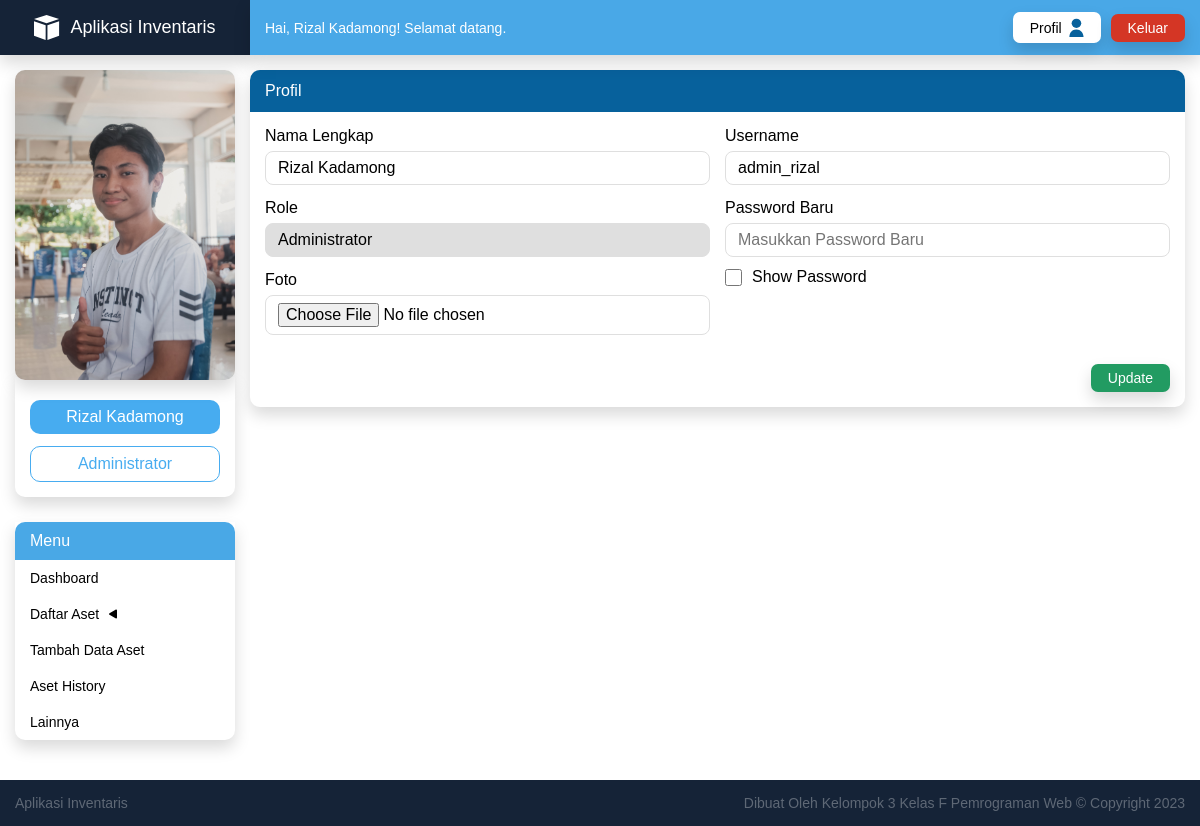
/profile/index.php (signed in), run on the app's committed database.
### tables this page shows
CREATE TABLE `user` (
  `id` int(11) NOT NULL,
  `nama` varchar(40) NOT NULL,
  `role` varchar(25) NOT NULL,
  `username` varchar(35) NOT NULL,
  `password` varchar(100) NOT NULL,
  `foto` varchar(200) DEFAULT NULL,
  `catatan` varchar(500) NOT NULL,
  `created_at` timestamp NULL DEFAULT NULL,
  `updated_at` timestamp NULL DEFAULT NULL
);

### profile/index.php (the view, shortened to what this page needs)
<?php include("../layout/head.php") ?>
<?php include("../layout/sidebar.php") ?>
<?php include("../layout/navbar.php") ?>
<div class="content">
  <div class="breadcrumb">Profil</div>
  <form action="update.php" method="post" enctype="multipart/form-data">
    <div class="content-inner">
      <div class="row">
        <div class="col">
          <div class="form-group">
            <label>Nama Lengkap</label>
            <input name="nama" placeholder="Masukkan Nama Lengkap User" type="text" value="<?= $user['nama'] ?>" required />
          </div>
          <div class="form-group">
            <label>Role</label>
            <input name="role" type="text" value="<?= $user['role'] ?>" readonly />
          </div>
          <div class="form-group">
            <label>Foto</label>
            <input name="foto" id="file" type="file" />
          </div>
        </div>
        <div class="col">
          <div class="form-group">
            <label>Username</label>
            <input name="username" placeholder="Masukkan Username" type="text" value="<?= $user['username'] ?>" required />
          </div>
          <div class="form-group">
            <label>Password Baru</label>
            <input id="password" name="password" placeholder="Masukkan Password Baru" type="password" />
            <div class="checkbox-group">
              <input type="checkbox" name="show-pw" id="show-pw">
              <label for="show-pw">Show Password</label>
            </div>
          </div>
        </div>
      </div>
    </div>
    <div class="btn-wrapper">
      <button name="update-profil" type="submit" class="btn btn-success">
        Update
      </button>
    </div>
  </form>
</div>
<?php include("../layout/footer.php") ?>

### layout/sidebar.php (shortened to what this page needs)
<section class="sidebar">
  <div class="logo">
    <img src="../assets/svg/logo.svg" alt="Logo" />
    <span class="title">Aplikasi Inventaris</span>
  </div>
  <div class="profile">
    <?php if ($user['foto']) { ?>
      <img class="foto-profil" src="../assets/foto-profile/<?= $user['foto'] ?>" alt="Foto Profil" />
    <?php } else { ?>
      <div class="foto-default">
        <img src="../assets/svg/foto-profil.svg" alt="Foto Profil" />
      </div>
    <?php } ?>
    <div class="detail">
      <div class="name"><?= $user['nama'] ?></div>
      <div class="role"><?= $user['role'] ?></div>
    </div>
  </div>
  <div class="menus">
    <div class="title">Menu</div>
    <ul>
      <a href="../dashboard/">
        <li>Dashboard</li>
      </a>
      <li class="menu-dropdown daftar-aset">
        Daftar Aset
        <img class="icon" src="../assets/svg/caret.svg" alt="Icon Dropdown" />
      </li>
      <?php if ($user['role'] === 'SuperUser' || $user['role'] === 'Administrator') { ?>
        <a href="../tambah-aset/">
          <li>Tambah Data Aset</li>
        </a>
      <?php } ?>
      <?php if ($user['role'] === 'SuperUser' || $user['role'] === 'Administrator') { ?>
        <a href="../aset-history/">
          <li>Aset History</li>
        </a>
      <?php } ?>
      <li>Lainnya</li>
    </ul>
  </div>
</section>

### layout/navbar.php (shortened to what this page needs)
<section class="content-wrapper">
  <nav class="navbar">
    <div class="left">
      <div class="message">Hai, <?= $user['nama'] ?>! Selamat datang.</div>
    </div>
    <div class="buttons">
      <?php
      if ($_SESSION['role_user'] === 'SuperUser' || $_SESSION['role_user'] === 'Administrator') {
      ?>
        <a href="../profile/">
          <button class="btn btn-profile">
            <div class="flex">
              <span>Profil</span>
              <img src="../assets/svg/profil.svg" alt="Profile" />
            </div>
          </button>
        </a>
      <?php } ?>
      <a href="../auth/logout.php"><button id="logout" class="btn btn-danger">Keluar</button></a>
    </div>
  </nav>

### assets/css/main.css (style rules this page uses)
* { margin: 0; padding: 0; font-family: "Poppins", sans-serif; }
a { text-decoration: none; }
ul { list-style-type: none; }
textarea, input, select { border: 1px solid #dfdfdf; border-radius: 8px; padding: 7px 12px; transition: 0.1s; font-size: 16px; }
textarea:read-only, input:read-only { background-color: #dfdfdf; }
input[type=file] { background: none; }
.btn { padding: 6px 17px 6px 17px; border-radius: 7px; border: none; cursor: pointer; font-size: 14px; box-shadow: 0 0.5rem 1rem rgba(0, 0, 0, 0.15); }
.btn-profile { background-color: #fff; transition: background-color 0.5s; }
.btn-profile .flex { display: flex; align-items: center; justify-content: center; }
.btn-profile .flex span { margin-right: 7px; }
.btn-profile .flex img { width: 15px; height: auto; }
.btn-danger { background-color: #d43625; color: #fff; transition: background-color 0.5s; }
.btn-success { background-color: #229b62; color: #fff; transition: background-color 0.5s; }
.form-group { display: grid; margin-bottom: 14px; }
.form-group label { margin-bottom: 6px; }
.checkbox-group { display: flex; align-items: center; height: 40px; cursor: pointer; }
.checkbox-group input[type=checkbox] { width: 17px; height: 17px; }
.checkbox-group label { margin-bottom: 0; padding-left: 10px; }
.sidebar { grid-area: "sidebar"; }
.sidebar .logo { display: flex; justify-content: center; align-items: center; color: #fff; background-color: #152337; padding: 15px; height: 25px; box-shadow: 0 0.5rem 1rem rgba(0, 0, 0, 0.15); }
.sidebar .logo img { margin-right: 10px; }
.sidebar .logo .title { font-size: 18px; font-weight: 500; }
.sidebar .profile { margin: 15px; background-color: #fff; border-radius: 10px; }
.sidebar .profile .foto-profil { border-radius: 10px; box-shadow: 0 0.5rem 1rem rgba(0, 0, 0, 0.15); width: 100%; height: auto; margin-bottom: -7px; }
.sidebar .profile .detail { box-shadow: 0 0.5rem 1rem rgba(0, 0, 0, 0.15); padding: 23px 15px 15px 15px; border-radius: 0 0 10px 10px; text-align: center; }
.sidebar .profile .name { background-color: #47acf0; padding: 8px; border-radius: 10px; color: #fff; margin-bottom: 12px; }
.sidebar .profile .role { border: 1px solid #47acf0; color: #47acf0; border-radius: 10px; padding: 8px; }
.sidebar .menus { margin: 25px 15px; box-shadow: 0 0.5rem 1rem rgba(0, 0, 0, 0.15); border-radius: 0 0 10px 10px; }
.sidebar .menus ul li { padding: 10px 15px 10px; cursor: pointer; color: #000; transition: color 0.2s; font-size: 14px; }
.sidebar .menus .title { padding: 10px 15px 10px 15px; background-color: #49a8e6; color: #fff; border-radius: 10px 10px 0 0; }
.sidebar .menus .menu-dropdown .icon { margin-left: 6px; transform: rotate(0deg); transition: transform 0.3s; }
.content-wrapper { grid-area: "content-wrapper"; }
.content-wrapper .navbar { background-color: #49a8e7; padding: 15px; height: 25px; display: flex; align-items: center; justify-content: space-between; font-size: 14px; box-shadow: 0 0.5rem 1rem rgba(0, 0, 0, 0.15); position: relative; }
.content-wrapper .navbar .left { display: flex; }
.content-wrapper .navbar .left .message { color: #fff; display: block; }
.content-wrapper .navbar .buttons .btn-profile { margin-right: 6px; }
.content-wrapper .content { display: grid; margin: 15px 15px 15px 0; border-radius: 10px; box-shadow: 0 0.5rem 1rem rgba(0, 0, 0, 0.15); padding-bottom: 15px; }
.content-wrapper .content .content-inner { padding: 15px; overflow-x: auto; }
.content-wrapper .content .content-inner .row { display: grid; grid-template-columns: repeat(auto-fit, minmax(200px, 1fr)); gap: 15px; }
.content-wrapper .content .btn-wrapper { display: flex; justify-content: right; padding-right: 15px; }
.content-wrapper .content .breadcrumb { background-color: #07619c; color: #fff; padding: 12px 15px 12px 15px; border-radius: 10px 10px 0 0; font-size: 16px; }

### data on the page
user: foto (picture), nama "Rizal Kadamong", role "Administrator", username "admin_rizal"
